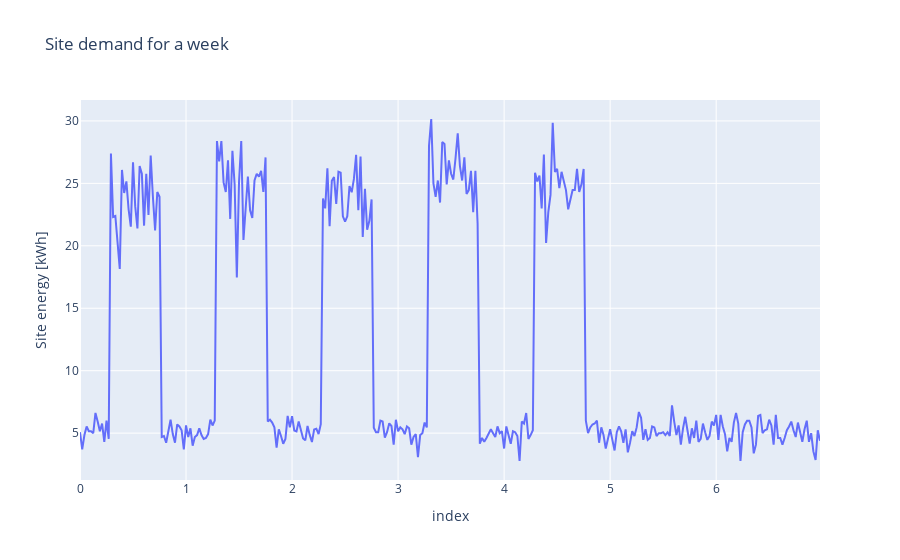

Notebook code for this chart:
### Code cell
import plotly.express as px

# df = px.data.gapminder().query("country=='Canada'")


fig = px.line(df, x=df.index, y="Site energy [kWh]", title='Site demand for a week')
fig.show()

### Figure 1 — Plotly figure (JSON) as saved in the notebook; plotly's stock layout.template omitted (floating-point values rounded to 4 significant figures; data arrays with more than 128 entries replaced by an {"elided": "..."} marker saying what was removed)
{"data": [{"hovertemplate": "index=%{x}<br>Site energy [kWh]=%{y}<extra></extra>", "legendgroup": "", "line": {"color": "#636efa", "dash": "solid"}, "marker": {"symbol": "circle"}, "mode": "lines", "name": "", "orientation": "v", "showlegend": false, "type": "scatter", "x": {"elided": "336 float values"}, "xaxis": "x", "y": {"elided": "336 float values"}, "yaxis": "y"}], "layout": {"legend": {"tracegroupgap": 0}, "title": {"text": "Site demand for a week"}, "xaxis": {"anchor": "y", "domain": [0, 1], "title": {"text": "index"}}, "yaxis": {"anchor": "x", "domain": [0, 1], "title": {"text": "Site energy [kWh]"}}}}
